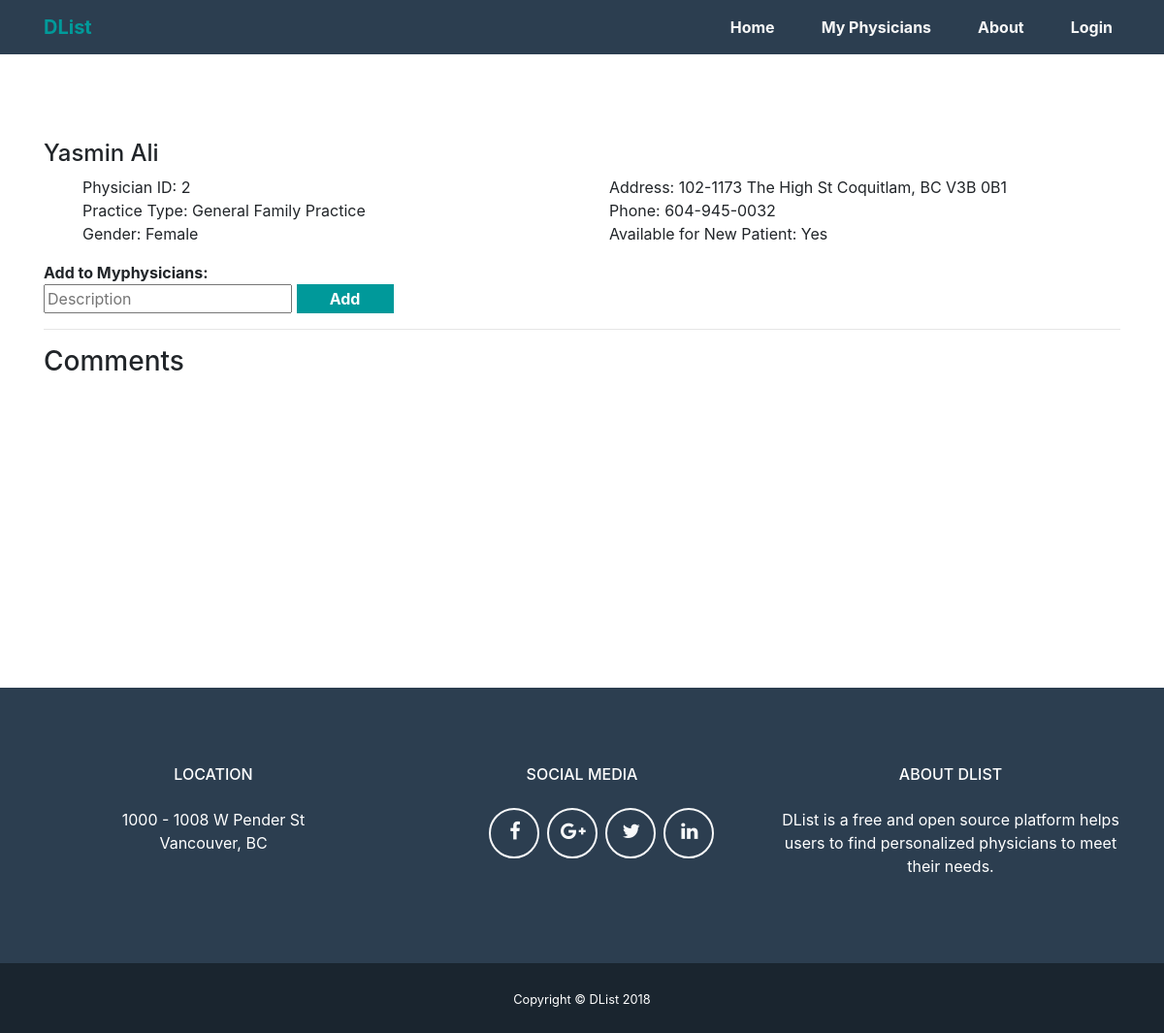
Page /doctor_details.php?physician=2 on the committed database.
### tables this page shows
CREATE TABLE `physicians` (
  `ID` int(11) NOT NULL,
  `firstName` varchar(30) NOT NULL,
  `lastName` varchar(30) NOT NULL,
  `type` varchar(50) NOT NULL,
  `gender` varchar(6) NOT NULL,
  `address` text NOT NULL,
  `phoneNumber` text NOT NULL,
  `availableForNewPt` varchar(3) NOT NULL
);

### includes/functions.php (called while the page is built, shortened)
<?php
    function connectToDB($dbhost, $dbuser, $dbpass, $dbname) {
        $connection = mysqli_connect($dbhost,$dbuser,$dbpass,$dbname);
       return $connection;
    }
    $db = connectToDB(DB_SERVER,DB_USER,DB_PASS,DB_Name);
    function check_exist($userEmail, $physicianID){
        global $db;
        $query = "SELECT * FROM physiciansList WHERE physicianID='$physicianID' AND userEmail='$userEmail'";
        $result = $db -> query($query);
        return mysqli_num_rows($result) > 0;
    }
?>

### public/doctor_details.php (the view, shortened to what this page needs)
<?php
require_once("../includes/functions.php");
$physicianID = $_REQUEST["physician"];
$queryString = "SELECT * FROM physicians WHERE ID = ?";
$stmt =$db->prepare($queryString);
$stmt->bind_param("i",$physicianID);
$stmt->execute();
$stmt->bind_result($ID,$firstName,$lastName,$type,$gender,$address,$phoneNumber,$availableForNewPt);
include("../includes/header.php");
echo "<section class=\"container doc_details\">";
if($stmt->fetch()){
    echo "<h4>$firstName $lastName</h4>\n";
	echo "<ul>";
    echo "<li> Physician ID: $ID</li>";
    echo "<li> Practice Type: $type</li>";
    echo "<li> Gender: $gender</li>";
    echo "<li> Address: $address</li>";
    echo "<li> Phone: $phoneNumber</li>";
    echo "<li> Available for New Patient: $availableForNewPt</li>";
    echo "</ul>";
}
if(@check_exist($_SESSION["email"],$physicianID)==false){
echo "<form action=\"myphysicians.php\" method=\"post\">\n";
echo "<b>Add to Myphysicians: </b><br>\n";
echo "<input type=\"text\" name=\"description\" placeholder=\"Description\">\n";
echo "<input type=\"submit\" name=\"add\" value=\"Add\">\n";
echo "</form>";
} else{
    echo "<h3 class=\"sign\"> This physician is alreay in your Myphisicians list </h3>";
}
$userEmail = !empty($_SESSION["email"])? $_SESSION["email"]:"";
echo"
<hr/>
<h3> Comments </h3>
<div id='comment_section'>
<span>Knowledge Rating:</span>
<ul class='list-inline'>";
echo"
</ul>
<span>Helpfulness Rating:</span>
<ul class='list-inline'>";
echo"
</ul>
<form method='post' id='comment_form'>
    <input type='hidden' name='userEmail' value='$userEmail'>
    <input type='hidden' name='physicianID' value='$physicianID'>
    <input type='hidden' name='date' value='".date('Y-m-d H:i:s')."'>
    <textarea name='comment_content'></textarea><br>
    <input type='reset' name='clear' value='Cancel'>
    <input type='submit' name='submit' id='submit' value='Comment'>
</form></div>";
echo"</section>";
include('../includes/footer.php');
?>

### public/css/main.css (style rules this page uses)
ul { list-style: none; columns: 2; -webkit-columns: 2; -moz-columns: 2; }
.doc_details { margin-top:5em; margin-bottom: 10em; padding-top: 0.5em; }
input[type=submit] { width: 100px; height:30px; background: #00999A; color: #fff; border: none; font-weight: bold; cursor: pointer; }

### rows in the picture
physicians: firstName "Yasmin", lastName "Ali", ID "2", type "General Family Practice", gender "Female", address "102-1173 The High St Coquitlam, BC V3B 0B1", phoneNumber "604-945-0032", availableForNewPt "Yes"
